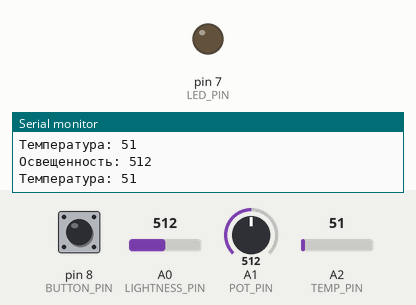
Simulated run of this sketch. Board: Arduino Uno, built with avr-gcc and run on an emulated ATmega328P. Parts: output pins drawn as LEDs (lit = HIGH), the last lines printed to the serial monitor. The test bench sets the inputs (shaded band); at power-on: A0 (LIGHTNESS_PIN) = 512, pin 8 (BUTTON_PIN) HIGH, A1 (POT_PIN) = 512, A2 (TEMP_PIN) = 51.

Above: at 2.8 s.
2.9 s: A0 (LIGHTNESS_PIN) set to 502
At 7.2 s:
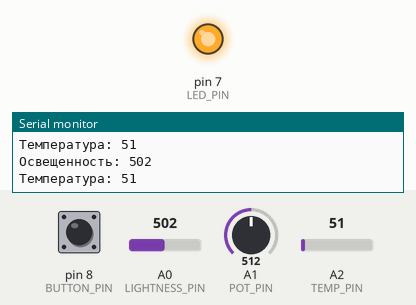
7.6 s: A0 (LIGHTNESS_PIN) set to 716
At 11.4 s:
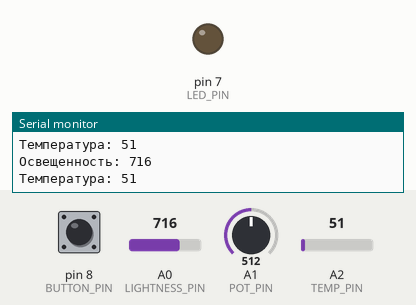
11.7 s: A0 (LIGHTNESS_PIN) set to 511
At 14.8 s:
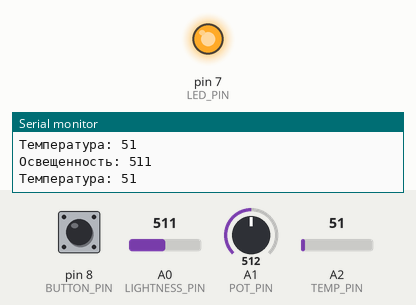
Timing chart, 0 to 16.3 s (numbered marks = the images above; inputs shaded):
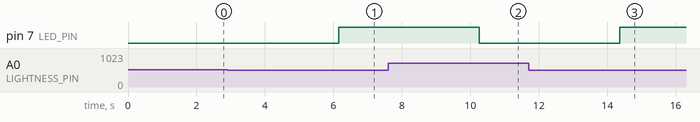

Measured:
- the behaviour switches between 512 and 511 on A0 (LIGHTNESS_PIN) (found by bisection; images 0 and 1)
- after the input at 2.9 s, pin 7 (LED_PIN): LOW → HIGH after 3.3 s
- after the input at 7.6 s, pin 7 (LED_PIN): HIGH → LOW after 2.7 s
- after the input at 11.7 s, pin 7 (LED_PIN): LOW → HIGH after 2.7 s

The sketch:

s_weather_station.ino
```cpp
#define BUTTON_PIN  8
#define LED_PIN  7
#define LIGHTNESS_PIN  A0
#define POT_PIN  A1
#define TEMP_PIN  A2


void setup()
{
  // открываем монитор Serial-порта
  Serial.begin(9600);

  // настраиваем пины в режим входа и выхода
  pinMode(BUTTON_PIN, INPUT);
  pinMode(LED_PIN, OUTPUT);

}

void loop()
{
  // считываем температуру и освещенность
  int lightness = analogRead(LIGHTNESS_PIN);
  int temperature = analogRead(TEMP_PIN);

  // выводим в Serial-порт температуру
  Serial.print("Освещенность: ");
  Serial.println(lightness);
  delay(50);
  Serial.print("Температура: ");
  Serial.println(temperature);
  Serial.println('\n');
  delay(2000);


  // считываем состояние пина кнопки
  int buttonState = !digitalRead(BUTTON_PIN);

  // если нажата кнопка, включаем LED
  if (buttonState == HIGH) {
    digitalWrite(LED_PIN, HIGH);
  }

  // если кнопка не нажата, выполняем условие ниже
  else {

    // считываем значение с потенциометра
  int threshold = analogRead(POT_PIN);
  //
  boolean tooDark = (lightness < threshold);
  if (tooDark) {
    // ...включаем освещение
    digitalWrite(LED_PIN, HIGH);
  } else {
    // ...иначе свет не нужен — выключаем его
    digitalWrite(LED_PIN, LOW);
  }

  }


}
```
